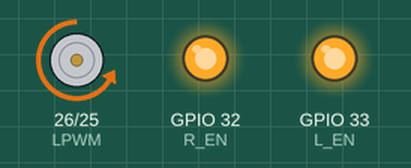
Bench run of a program on a simulated ESP32. Shown: motor-driver pin pairs drawn as motors (green arrow = first pin HIGH = forward, orange = second pin HIGH = backward, longer = more drive), output pins drawn as LEDs (lit = HIGH). What the program prints to the serial monitor is not drawn.

Above: at 1.5 s.
At 5.5 s:
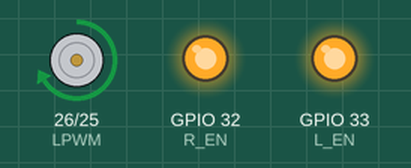
At 8.0 s:
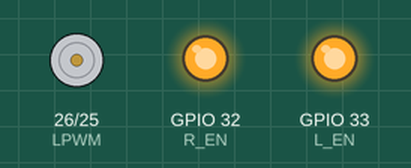
Timing chart, 0 to 11.7 s (numbered marks = the images above):
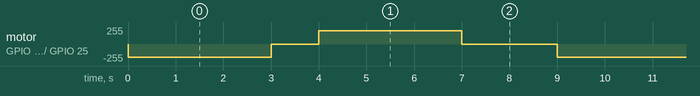

The program:

main.cpp
```cpp
#include <Arduino.h>

// Khai báo chân điều khiển
#define RPWM 25
#define LPWM 26
#define R_EN 32
#define L_EN 33

void setup() {
  Serial.begin(115200);

  // Cấu hình các chân là OUTPUT
  pinMode(RPWM, OUTPUT);
  pinMode(LPWM, OUTPUT);
  pinMode(R_EN, OUTPUT);
  pinMode(L_EN, OUTPUT);

  // Kích hoạt 2 chiều
  digitalWrite(R_EN, HIGH);
  digitalWrite(L_EN, HIGH);

  Serial.println("BTS7960 Test Starting...");
}

void loop() {
  Serial.println("Motor quay chiều phải");
  analogWrite(RPWM, 200); // PWM 200/255
  analogWrite(LPWM, 0);
  delay(3000);

  Serial.println("Dừng");
  analogWrite(RPWM, 0);
  analogWrite(LPWM, 0);
  delay(1000);

  Serial.println("Motor quay chiều trái");
  analogWrite(RPWM, 0);
  analogWrite(LPWM, 200);
  delay(3000);

  Serial.println("Dừng");
  analogWrite(RPWM, 0);
  analogWrite(LPWM, 0);
  delay(2000);
}
```

Measured:
- by itself, motor on GPIO 26 (LPWM) / GPIO 25 (RPWM): repeats every 9.0 s: stopped 1.0 s, forward 200/255 3.0 s, stopped 2.0 s, backward 200/255 3.0 s
